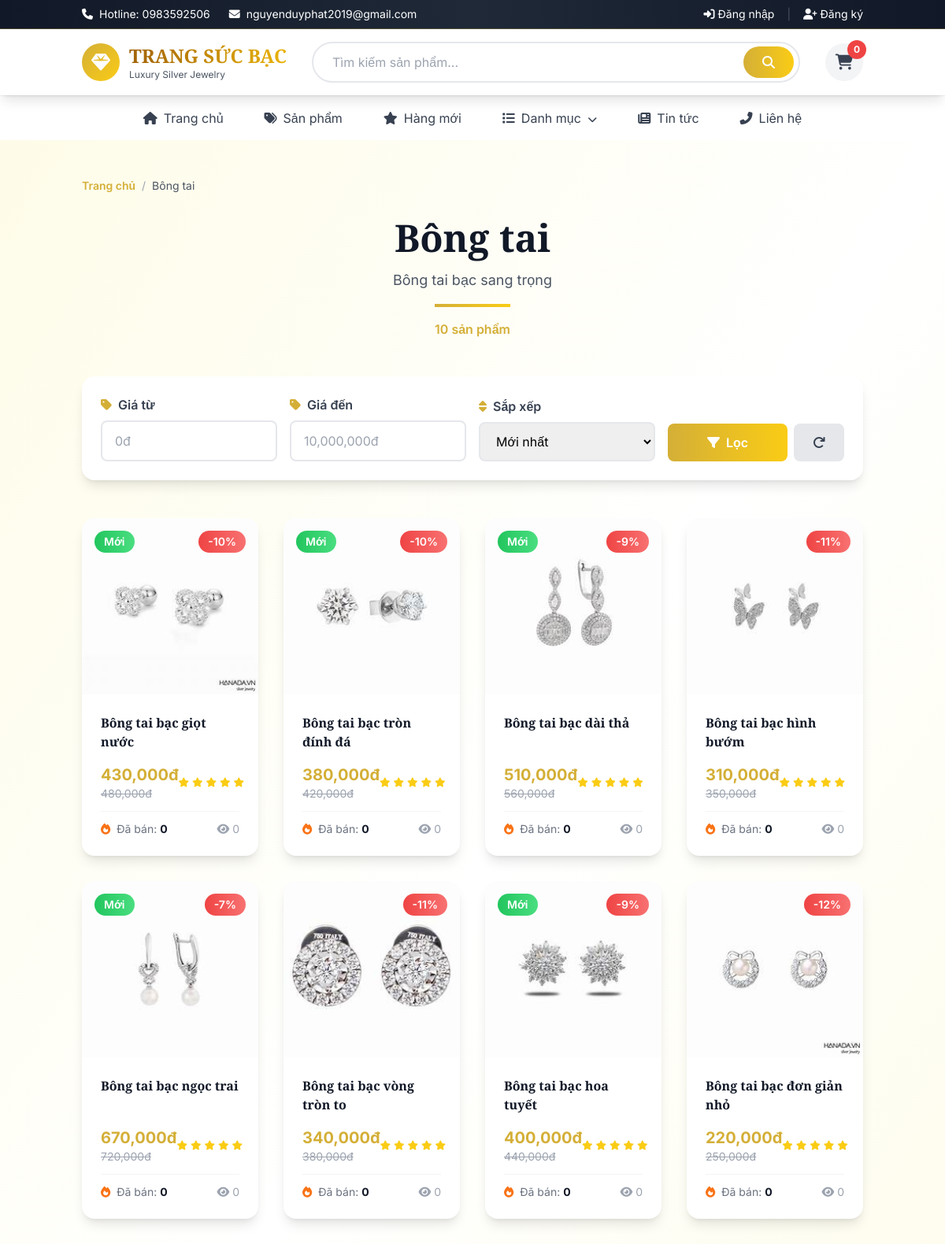
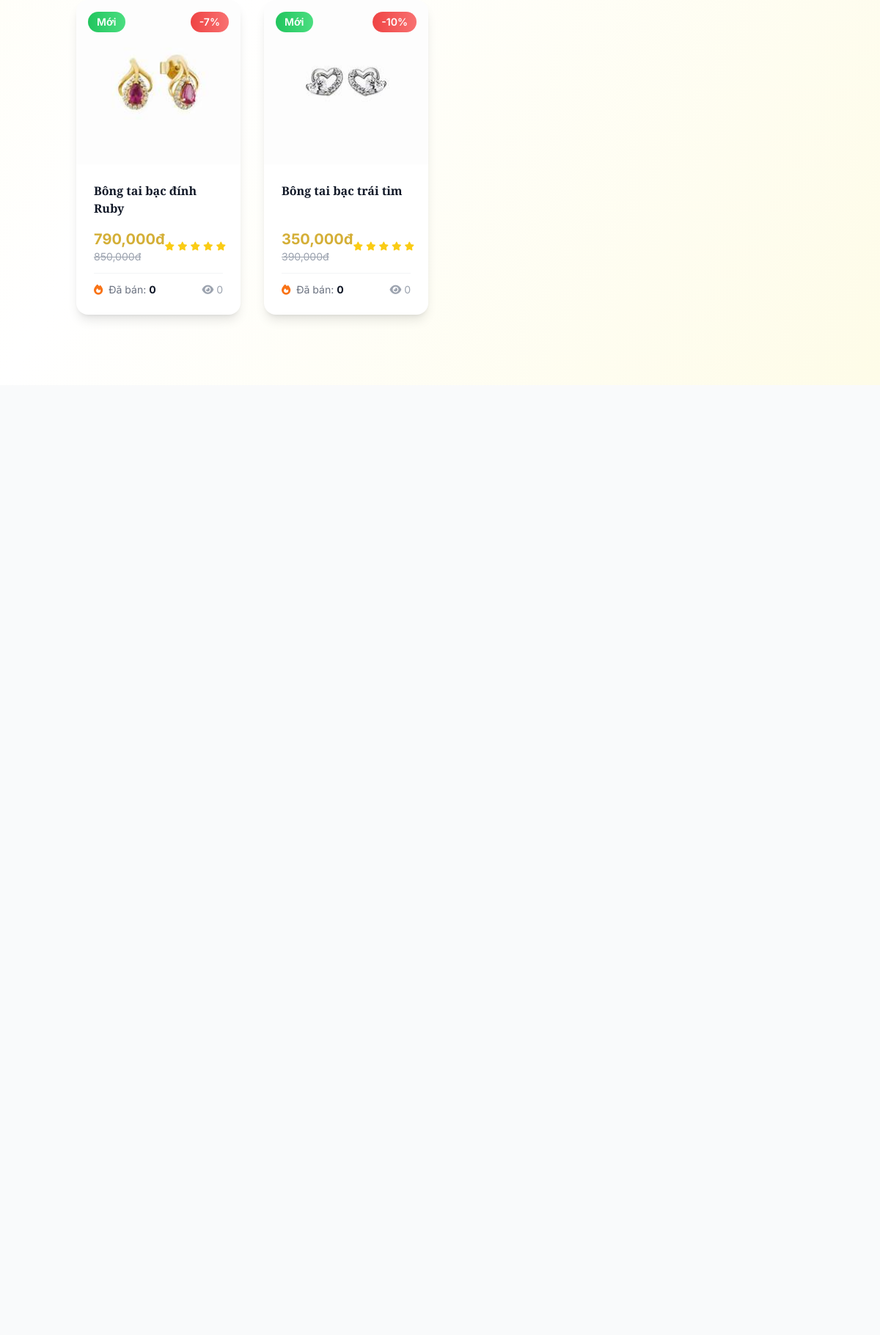
Screenshot of /category.php?slug=bong-tai (upper part) with the database file from the repository (2 pictures, top to bottom).
### tables this page shows
CREATE TABLE `categories` (
  `id` int(11) NOT NULL,
  `name` varchar(100) NOT NULL,
  `slug` varchar(100) NOT NULL,
  `description` text DEFAULT NULL,
  `image` varchar(255) DEFAULT NULL,
  `status` tinyint(1) DEFAULT 1,
  `created_at` timestamp NOT NULL DEFAULT current_timestamp(),
  `updated_at` timestamp NOT NULL DEFAULT current_timestamp() ON UPDATE current_timestamp()
);

CREATE TABLE `products` (
  `id` int(11) NOT NULL,
  `category_id` int(11) NOT NULL,
  `name` varchar(255) NOT NULL,
  `slug` varchar(255) NOT NULL,
  `description` text DEFAULT NULL,
  `price` decimal(10,2) NOT NULL,
  `sale_price` decimal(10,2) DEFAULT NULL,
  `image` varchar(255) DEFAULT NULL,
  `images` text DEFAULT NULL,
  `quantity` int(11) DEFAULT 0,
  `weight` decimal(8,2) DEFAULT NULL,
  `material` varchar(100) DEFAULT NULL,
  `is_new` tinyint(1) DEFAULT 0,
  `is_featured` tinyint(1) DEFAULT 0,
  `status` tinyint(1) DEFAULT 1,
  `views` int(11) DEFAULT 0,
  `created_at` timestamp NOT NULL DEFAULT current_timestamp(),
  `updated_at` timestamp NOT NULL DEFAULT current_timestamp() ON UPDATE current_timestamp()
);

### category.php (the view, shortened to what this page needs)
<?php
require_once 'includes/config.php';
$slug = isset($_GET['slug']) ? mysqli_real_escape_string($conn, $_GET['slug']) : '';
$cat_result = mysqli_query($conn, "SELECT * FROM categories WHERE slug = '$slug' AND status = 1");
$category = mysqli_fetch_assoc($cat_result);
$min_price = isset($_GET['min_price']) ? (int)$_GET['min_price'] : 0;
$max_price = isset($_GET['max_price']) ? (int)$_GET['max_price'] : 10000000;
$sort = isset($_GET['sort']) ? $_GET['sort'] : 'newest';
$where = "category_id = {$category['id']} AND status = 1";
switch($sort) {
    default: $order = "created_at DESC";
}
$limit = 12;
$page = isset($_GET['page']) ? (int)$_GET['page'] : 1;
$offset = ($page - 1) * $limit;
$count_result = mysqli_query($conn, "SELECT COUNT(*) as count FROM products WHERE $where");
$total = 0;
if ($count_result) {
    $count_data = mysqli_fetch_assoc($count_result);
    $total = $count_data['count'];
}
$products = mysqli_query($conn, "SELECT * FROM products WHERE $where ORDER BY $order LIMIT $limit OFFSET $offset");
function getSoldCount($conn, $product_id) {
    $sql = "SELECT SUM(od.quantity) as total_sold
            FROM order_details od
            INNER JOIN orders o ON od.order_id = o.id
            WHERE od.product_id = $product_id
            AND o.order_status IN ('confirmed', 'shipping', 'completed')";
    $result = mysqli_query($conn, $sql);
    if ($result && mysqli_num_rows($result) > 0) {
        $data = mysqli_fetch_assoc($result);
        return $data['total_sold'] ? (int)$data['total_sold'] : 0;
    }
    return 0;
}
include 'includes/header.php';
?>
<div class="bg-gradient-to-br from-gold-50 via-white to-gold-50 py-12">
    <div class="container mx-auto px-4">
        <nav class="flex mb-8 text-sm animate-fadeInUp">
            <a href="index.php" class="text-gold-600 hover:text-gold-700 font-semibold">Trang chủ</a>
            <span class="mx-2 text-gray-400">/</span>
            <span class="text-gray-600"><?php echo $category['name']; ?></span>
        </nav>
        <div class="text-center mb-12 animate-fadeInUp">
            <h1 class="text-5xl font-bold text-gray-900 mb-4"><?php echo $category['name']; ?></h1>
            <?php if($category['description']): ?>
            <p class="text-gray-600 text-lg max-w-3xl mx-auto"><?php echo $category['description']; ?></p>
            <?php endif; ?>
            <div class="w-24 h-1 bg-gradient-to-r from-gold-600 to-gold-400 mx-auto mt-4"></div>
            <p class="text-gold-600 font-semibold mt-4"><?php echo $total; ?> sản phẩm</p>
        </div>
        <div class="bg-white rounded-2xl shadow-lg p-6 mb-12">
            <form method="GET" class="grid grid-cols-1 md:grid-cols-4 gap-4 items-end">
                <div>
                    <label class="block mb-2 font-semibold text-gray-700"><i class="fas fa-tag mr-2 text-gold-600"></i>Giá từ</label>
                    <input type="number" name="min_price" value="<?php echo $min_price > 0 ? $min_price : ''; ?>" placeholder="0đ" class="w-full px-4 py-3 rounded-lg border-2 border-gray-200 focus:border-gold-600 focus:outline-none transition">
                </div>
                <div>
                    <label class="block mb-2 font-semibold text-gray-700"><i class="fas fa-tag mr-2 text-gold-600"></i>Giá đến</label>
                    <input type="number" name="max_price" value="<?php echo $max_price < 10000000 ? $max_price : ''; ?>" placeholder="10,000,000đ" class="w-full px-4 py-3 rounded-lg border-2 border-gray-200 focus:border-gold-600 focus:outline-none transition">
                </div>
                <div>
                    <label class="block mb-2 font-semibold text-gray-700"><i class="fas fa-sort mr-2 text-gold-600"></i>Sắp xếp</label>
                    <select name="sort" class="w-full px-4 py-3 rounded-lg border-2 border-gray-200 focus:border-gold-600 focus:outline-none transition">
                        <option value="newest" <?php echo $sort == 'newest' ? 'selected' : ''; ?>>Mới nhất</option>
                    </select>
                </div>
                <div class="flex gap-2">
                    <button type="submit" class="flex-1 px-6 py-3 bg-gradient-to-r from-gold-600 to-gold-400 text-white rounded-lg hover:shadow-lg transition-all font-semibold hover:scale-105">
                        <i class="fas fa-filter mr-2"></i>Lọc
                    </button>
                    <a href="category.php?slug=<?php echo $slug; ?>" class="px-6 py-3 bg-gray-200 text-gray-700 rounded-lg hover:bg-gray-300 transition font-semibold">
                        <i class="fas fa-redo"></i>
                    </a>
                </div>
            </form>
        </div>
        <?php if (mysqli_num_rows($products) > 0): ?>
        <div class="grid grid-cols-1 sm:grid-cols-2 lg:grid-cols-4 gap-8 mb-12">
            <?php while($product = mysqli_fetch_assoc($products)): ?>
            <div class="group bg-white rounded-2xl overflow-hidden shadow-lg hover:shadow-2xl transition-all duration-300 hover:-translate-y-2">
                <div class="relative overflow-hidden aspect-square">
                    <a href="product-detail.php?slug=<?php echo $product['slug']; ?>">
                        <img src="<?php echo BASE_URL; ?>assets/images/products/<?php echo $product['image']; ?>" alt="<?php echo htmlspecialchars($product['name']); ?>" class="w-full h-full object-cover group-hover:scale-110 transition-transform duration-500">
                    </a>
                    <?php if($product['is_new']): ?><span class="absolute top-4 left-4 px-3 py-1 bg-gradient-to-r from-green-500 to-green-400 text-white text-sm font-semibold rounded-full">Mới</span><?php endif; ?>
                    <?php if($product['sale_price'] && $product['sale_price'] < $product['price']): ?><span class="absolute top-4 right-4 px-3 py-1 bg-gradient-to-r from-red-500 to-red-400 text-white text-sm font-semibold rounded-full">-<?php echo round((($product['price'] - $product['sale_price']) / $product['price']) * 100); ?>%</span><?php endif; ?>
                </div>
                <div class="p-6">
                    <a href="product-detail.php?slug=<?php echo $product['slug']; ?>" class="block">
                        <h3 class="font-semibold text-gray-900 mb-2 hover:text-gold-600 transition line-clamp-2 h-12"><?php echo $product['name']; ?></h3>
                    </a>
                    <div class="flex items-center justify-between mt-4">
                        <?php if($product['sale_price'] && $product['sale_price'] < $product['price']): ?>
                        <div class="flex flex-col">
                            <span class="text-xl font-bold text-gold-600"><?php echo number_format($product['sale_price']); ?>đ</span>
                            <span class="text-sm text-gray-400 line-through"><?php echo number_format($product['price']); ?>đ</span>
                        </div>
                        <?php else: ?>
                        <span class="text-xl font-bold text-gold-600"><?php echo number_format($product['price']); ?>đ</span>
                        <?php endif; ?>
                        <div class="flex items-center space-x-1 text-yellow-400">
                            <i class="fas fa-star text-xs"></i>
                            <i class="fas fa-star text-xs"></i>
                            <i class="fas fa-star text-xs"></i>
                            <i class="fas fa-star text-xs"></i>
                            <i class="fas fa-star text-xs"></i>
                        </div>
                    </div>
                    <?php $sold = getSoldCount($conn, $product['id']); ?>
                    <div class="mt-3 pt-3 border-t border-gray-100 flex items-center justify-between text-sm">
                        <span class="text-gray-500 flex items-center">
                            <i class="fas fa-fire text-orange-500 mr-2"></i>
                            Đã bán: <strong class="text-gray-900 ml-1"><?php echo number_format($sold); ?></strong>
                        </span>
                        <span class="text-gray-400 flex items-center">
                            <i class="fas fa-eye mr-1"></i>
                            <?php echo number_format($product['views']); ?>
                        </span>
                    </div>
                </div>
            </div>
            <?php endwhile; ?>
        </div>
        <?php endif; ?>
    </div>
</div>
<?php include 'includes/footer.php'; ?>

### includes/header.php (style rules this page uses)
body { font-family: 'Inter', sans-serif; }
h1, h2, h3, h4, h5, h6 { font-family: 'Playfair Display', serif; }
.animate-fadeInUp { animation: fadeInUp 0.6s ease-out; }

### rows the page displays
categories: name "Bông tai", description "Bông tai bạc sang trọng"
products: image (picture), is_new "Mới", (($product['price'] - $product['sale_price']) / $product['price']) * 100 "10", name "Bông tai bạc giọt nước", sale_price "430,000", price "480,000", sold "0", views "0"
products: image (picture), is_new "Mới", (($product['price'] - $product['sale_price']) / $product['price']) * 100 "10", name "Bông tai bạc tròn đính đá", sale_price "380,000", price "420,000", sold "0", views "0"
products: image (picture), is_new "Mới", (($product['price'] - $product['sale_price']) / $product['price']) * 100 "9", name "Bông tai bạc dài thả", sale_price "510,000", price "560,000", sold "0", views "0"
products: image (picture), (($product['price'] - $product['sale_price']) / $product['price']) * 100 "11", name "Bông tai bạc hình bướm", sale_price "310,000", price "350,000", sold "0", views "0"
products: image (picture), is_new "Mới", (($product['price'] - $product['sale_price']) / $product['price']) * 100 "7", name "Bông tai bạc ngọc trai", sale_price "670,000", price "720,000", sold "0", views "0"
products: image (picture), (($product['price'] - $product['sale_price']) / $product['price']) * 100 "11", name "Bông tai bạc vòng tròn to", sale_price "340,000", price "380,000", sold "0", views "0"
products: image (picture), is_new "Mới", (($product['price'] - $product['sale_price']) / $product['price']) * 100 "9", name "Bông tai bạc hoa tuyết", sale_price "400,000", price "440,000", sold "0", views "0"
products: image (picture), (($product['price'] - $product['sale_price']) / $product['price']) * 100 "12", name "Bông tai bạc đơn giản nhỏ", sale_price "220,000", price "250,000", sold "0", views "0"
products: image (picture), is_new "Mới", (($product['price'] - $product['sale_price']) / $product['price']) * 100 "7", name "Bông tai bạc đính Ruby", sale_price "790,000", price "850,000", sold "0", views "0"
products: image (picture), is_new "Mới", (($product['price'] - $product['sale_price']) / $product['price']) * 100 "10", name "Bông tai bạc trái tim", sale_price "350,000", price "390,000", sold "0", views "0"

### other values shown
$cart_total "0"
$total "10"
